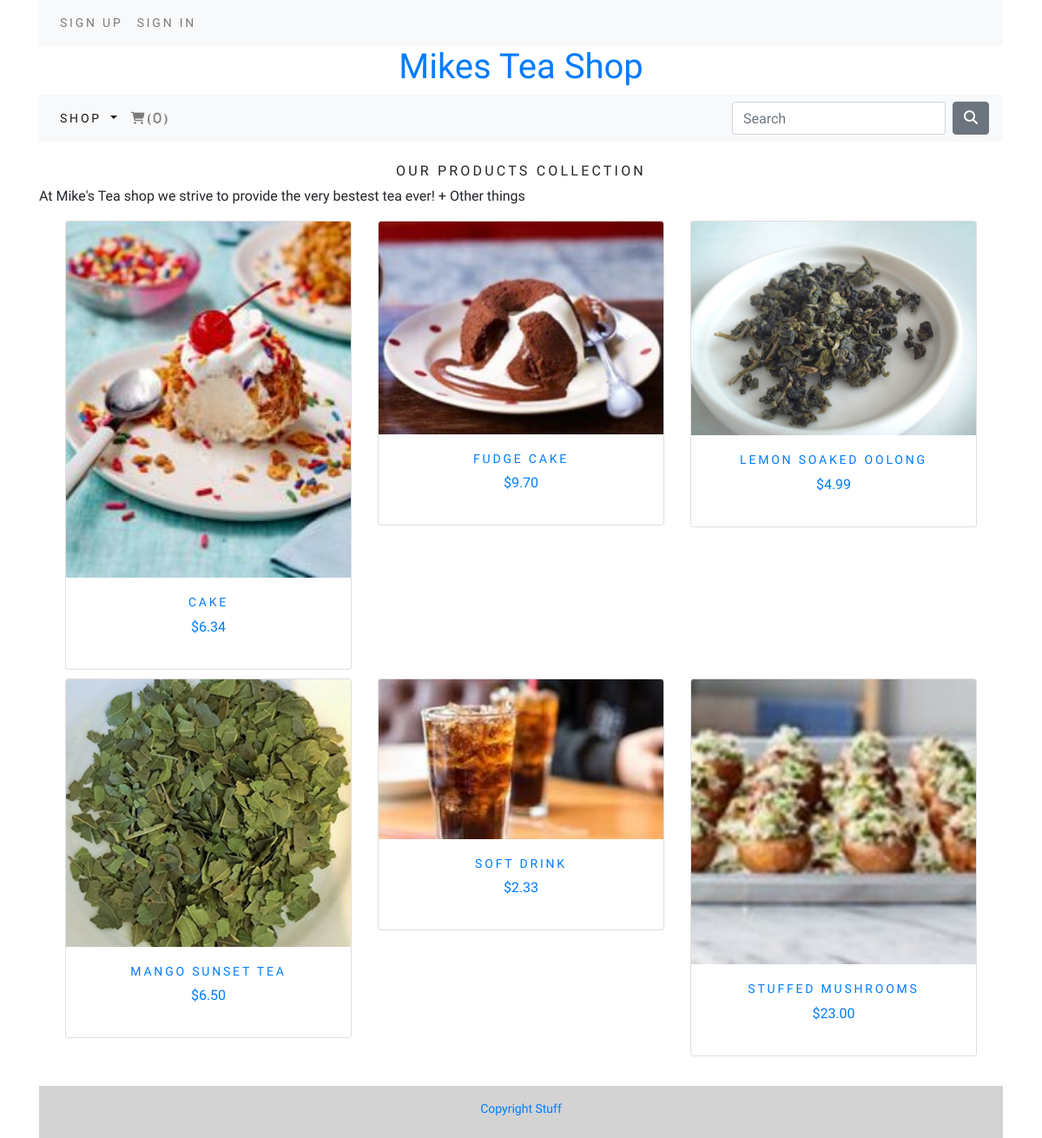
The app's page /shop/ with its own data.
### shop/models.py (models this page shows, shortened)
class Product(models.Model):
    name = models.CharField(max_length=250, unique=True)
    slug = models.SlugField(max_length=250, unique=True)
    description = models.TextField(blank=True)
    Category = models.ForeignKey(Category, on_delete=models.CASCADE)
    price = models.DecimalField(max_digits=10, decimal_places=2)
    image = models.ImageField(upload_to='product', blank = True, default='/static/media/category/herbal-tea.jpg')
    stock = models.IntegerField()
    available = models.BooleanField(default=True)
    created = models.DateTimeField(auto_now_add=True)
    updated = models.DateTimeField(auto_now = True)
    class Meta:
        ordering = ('name',)
        verbose_name = 'product'
        verbose_name_plural = 'products'
    def get_url(self):
        return reverse('shop:ProdCatDetail', args=[self.Category.slug,self.slug])

### shop/views.py (the view)
# urls.py: path('', views.allProdCat, name='allProdCat'),
def allProdCat(request, c_slug = None):
    catPage = None
    products = None
    if c_slug != None:
        catPage = get_object_or_404(Category, slug = c_slug)
        productsList = Product.objects.filter(Category=catPage,available=True)
    else:
        productsList = Product.objects.all().filter(available=True)
    pr = Paginator(productsList, 6)
    try:
        page = int(request.GET.get('page','1'))
    except:
        page = 1
    try:
        products = pr.page(page)
    except(EmptyPage, InvalidPage):
        products = pr.page(pr.num_pages)
    return render(request, 'shop/category.html',{'Category' : catPage, 'products' : products})

### cart/context_processors.py (called while the page is built)
def counter(request):
    item_count = 0
    if 'admin' in request.path:
        return {}
    else:
        try:
            cart = Cart.objects.filter(cart_id=_cart_id(request))
            cart_items = CartItem.objects.all().filter(cart=cart[:1])
            for cart_item in cart_items:
                item_count += cart_item.quantity
        except Cart.DoesNotExist:
            item_count = 0
    return dict(item_count = item_count)

### cart/views.py (called while the page is built)
def _cart_id(request):
    cart = request.session.session_key
    if not cart:
        cart = request.session.create()
    return cart

### shop/context_processor.py (called while the page is built)
def menu_links(request):
    links = Category.objects.all()
    return dict(links=links)

### shop/models.py (called while the page is built)
    def get_url(self):
        return reverse('shop:products_by_category', args=[self.slug])

### shop/templates/shop/category.html (shortened to what this page needs)
{% extends "base.html" %}
{% load staticfiles %}
{% block content %}
        {% if Category %}
            <img class ="my_image" src = "{{Category.image.url}}" alt="{{Category.name}}">
    </div>
    <br>
    <div>
        <h1 class = "text-center my_title">{{Category.name}}</h1>
        <p class = "text-justify">{{Category.description}}</p>
    </div>
    {% else %}
        <br>
        <div>
        <h1 class = "text-center my_title">Our products Collection</h1>
        <p class = "text-justify">At Mike's Tea shop we strive to provide the very bestest tea ever! + Other things</p>
    </div>
    {% endif %}
    <div class = "container">
        <div class = "row mx-auto">
        {% for product in products.object_list %}
            <div class = "my_bottom_margin col-9 col-sm-12 col-md-4 col-md-12 col-lg-4">
                <div class="card text-center" style="min-width: 18rem;">
                    {% if product.image %}
                    <a href = "{{product.get_url}}"><img class="card-img-top my_image"src = "{{product.image.url}}" alt = "{{product.name}}"</a>
                    {% endif %}
                 <div class = "card-body">
                    <h4>{{product.name}}</h4>
                    <p>${{product.price}}</p>
                 </div>
                </div>
            </div>
        {% endfor %}
        </div>
        <div class ="mx-auto">
        <br>
    </div>
{% endblock %}

### static/css/custom.css (style rules this page uses)
body { font-family: 'Castoro', serif; }
.my_image { width: 100%; height: auto; }
.my_title { font-size: 16px; text-transform: uppercase; letter-spacing: .2em; }
.my_bottom_margin { margin-bottom: 10px; }
.card-body h4 { font-size: 14px; text-transform: uppercase; letter-spacing: .2em; }

### records on screen
Product: image (picture), name "CAKE", price "6.34"
Product: image (picture), name "FUDGE CAKE", price "9.70"
Product: image (picture), name "LEMON SOAKED OOLONG", price "4.99"
Product: image (picture), name "MANGO SUNSET TEA", price "6.50"
Product: image (picture), name "SOFT DRINK", price "2.33"
Product: image (picture), name "STUFFED MUSHROOMS", price "23.00"

### other values on screen
{{ item_count }} "0"
